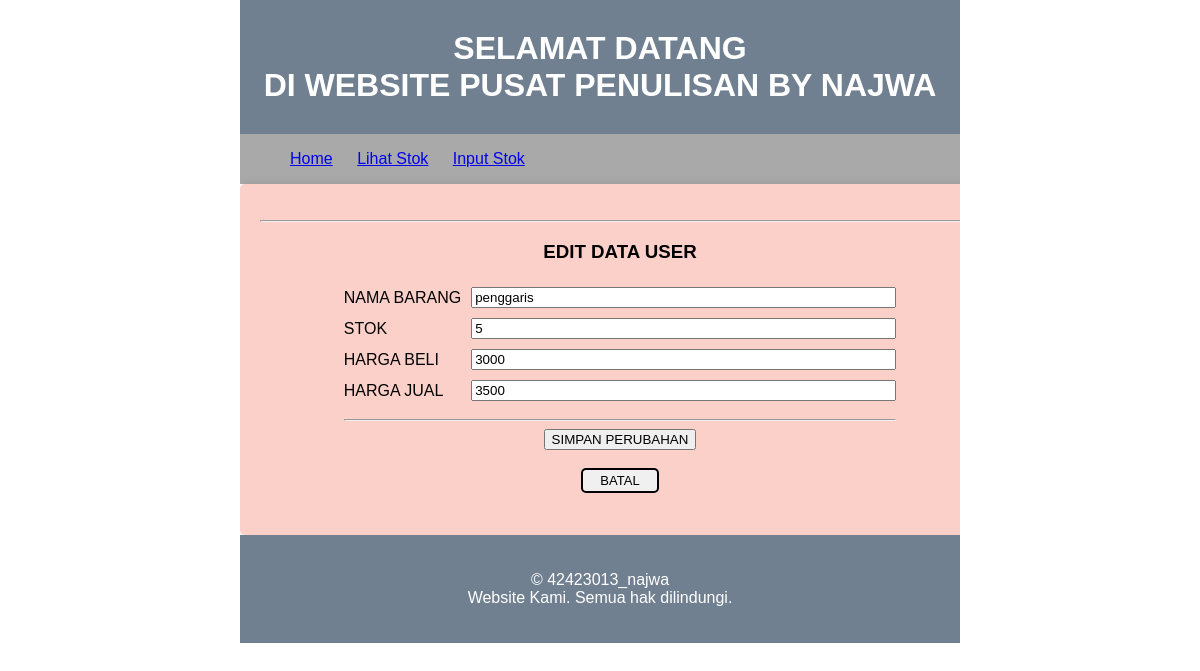
Page /alattulis_najwa/index.php?page=edit&id_barang=1 on the committed database.
### tables this page shows
CREATE TABLE `tb_najwa_stok` (
  `id_barang` int(12) NOT NULL,
  `nama_barang` varchar(255) NOT NULL,
  `stok` int(12) NOT NULL,
  `harga_beli` int(12) NOT NULL,
  `harga_jual` int(12) NOT NULL
);

### alattulis_najwa/edit.php (the view, shortened to what this page needs)
<?php
include "database.php";
$id_barang = $_GET['id_barang'];
$query = mysqli_query($koneksi,"SELECT * FROM tb_najwa_stok WHERE id_barang ='$id_barang'");
$data =mysqli_fetch_array($query);
$nama_barang=$data['nama_barang'];
$stok=$data['stok'];
$harga_beli=$data['harga_beli'];
$harga_jual=$data['harga_jual'];
?>
<hr/>
<h3 align="center"> EDIT DATA USER</h3>
<form method="post" action="">
	<table align="center" border="0" cellpadding="4" cellspacing="2">
		<tr>
			<td>NAMA BARANG</td>
			<td><input type="text" name="nama_barang" size="50" value="<?php echo $nama_barang;?>"></td>
		</tr>
		<tr>
			<td>STOK</td>
			<td><input type="text" name="stok" size="50" value="<?php echo $stok;?>"></td>
		</tr>
		<tr>
			<td>HARGA BELI</td>
			<td><input type="text" name="harga_beli" size="50" value="<?php echo $harga_beli;?>"></td>
		</tr>
		<tr>
			<td>HARGA JUAL</td>
			<td><input type="text" name="harga_jual" size="50" value="<?php echo $harga_jual;?>"></td>
		</tr>
		<tr align="center">
			<td colspan ="2" >
				<hr>
				<input type="submit" name="simpan" value="SIMPAN PERUBAHAN">
			<br>
			<br>
				<a href="index.php?page=view_data" class="button-link" style="padding: 3px 17px; display: inline-block; background-color: #F0F0F0; text-decoration: none; font-size: 13px; border-radius: 5px; color: black; border: 2px solid black ;"> BATAL</a>
			</td>
		</tr>
	</table>
</form>

### alattulis_najwa/index.php (style rules this page uses)
body { font-family: Arial, sans-serif; margin: 0 auto; padding: 0; background-color:white; width: 60%; }

### rows in the picture
tb_najwa_stok: nama_barang "penggaris", stok "5", harga_beli "3000", harga_jual "3500"
